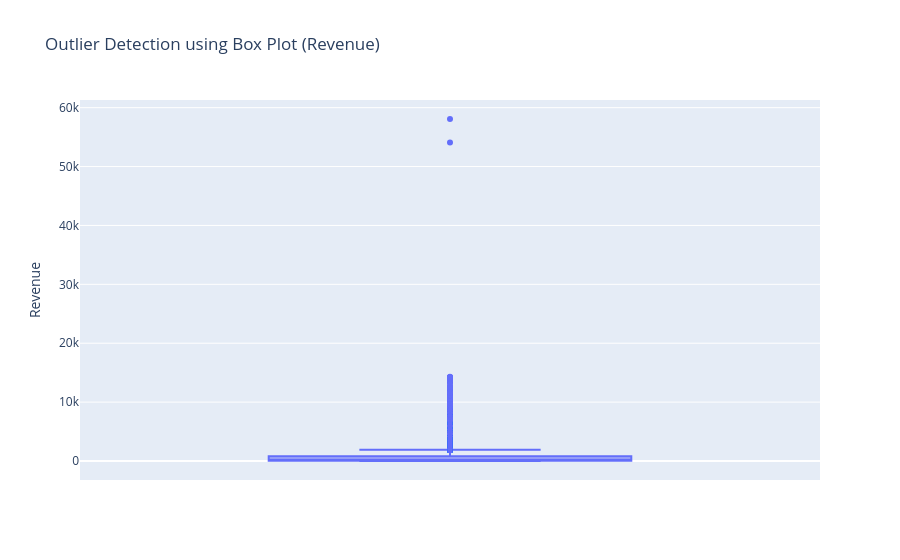

Here is the notebook cell this chart was saved with:
### Code cell
fig = px.box(
    df,
    y='Revenue',
    title='Outlier Detection using Box Plot (Revenue)'
)
fig.show()

### Figure 1 — Plotly figure (JSON) as saved in the notebook; plotly's stock layout.template omitted (floating-point values rounded to 4 significant figures; data arrays with more than 128 entries replaced by an {"elided": "..."} marker saying what was removed)
{"data": [{"alignmentgroup": "True", "hovertemplate": "Revenue=%{y}<extra></extra>", "legendgroup": "", "marker": {"color": "#636efa"}, "name": "", "notched": false, "offsetgroup": "", "orientation": "v", "showlegend": false, "type": "box", "x0": " ", "xaxis": "x", "y": {"elided": "113036 int values"}, "y0": " ", "yaxis": "y"}], "layout": {"boxmode": "group", "legend": {"tracegroupgap": 0}, "title": {"text": "Outlier Detection using Box Plot (Revenue)"}, "xaxis": {"anchor": "y", "domain": [0, 1]}, "yaxis": {"anchor": "x", "domain": [0, 1], "title": {"text": "Revenue"}}}}
